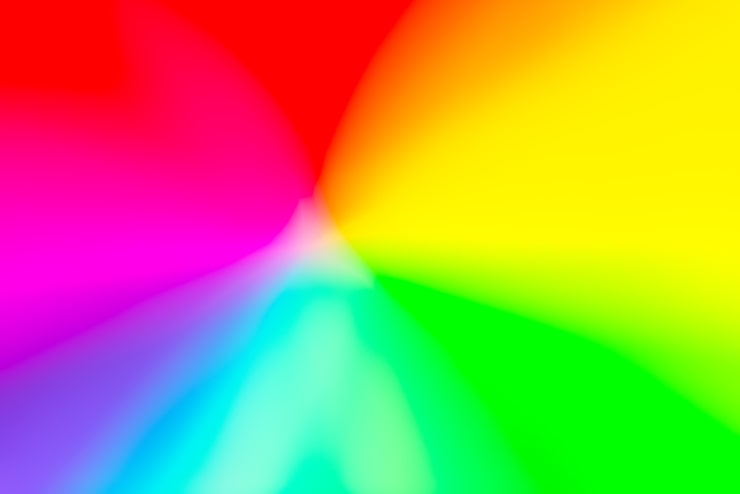
//> input picture 5.hafta/renkli.jpg, 740 x 494 px
$ ./gorev3   (built with g++ and OpenCV 4)
//> lines starting //> are read from the running program, lines starting //| are printed output that depends on the picture
#include <iostream>
#include <opencv2/opencv.hpp>
#include <cmath>

using namespace std;
using namespace cv;

Mat ozelGriDonustur(const Mat& resim) {
    Mat gri_ozel = Mat::zeros(resim.size(), CV_8UC1);
    for (int y = 0; y < resim.rows; y++) {
        for (int x = 0; x < resim.cols; x++) {
            Vec3b bgr = resim.at<Vec3b>(y, x);
            uchar b = bgr[0];
            uchar g = bgr[1];
            uchar r = bgr[2];

            uchar gri = saturate_cast<uchar>(0.299 * r + 0.587 * g + 0.114 * b);
            gri_ozel.at<uchar>(y, x) = gri;
        }
    }
    return gri_ozel;
}

int main() {
    Mat resim = imread("/Users/tapz/Desktop/renkli.jpg", IMREAD_COLOR);
//> resim is the input picture: 494 rows x 740 cols, CV_8UC3; mean B, G, R 81.9, 156.6, 175.2
    if (resim.empty()) {
        cout << "HATA" << endl;
        return -1;
    }

    Mat gri_opencv;
    cvtColor(resim, gri_opencv, COLOR_BGR2GRAY);
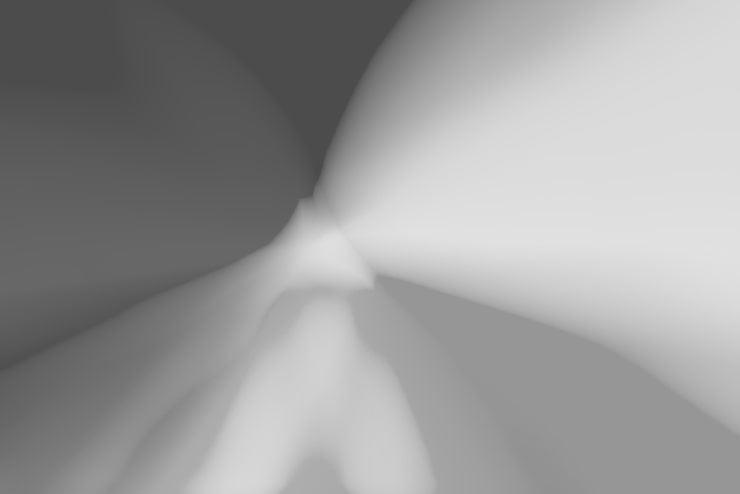
//> gri_opencv: 494 rows x 740 cols, CV_8UC1; min 74, max 225, mean 153.7

    Mat gri_ozel = ozelGriDonustur(resim);

    long long toplam_hata = 0;
    for (int y = 0; y < resim.rows; y++) {
        for (int x = 0; x < resim.cols; x++) {
            int fark = abs((int)gri_opencv.at<uchar>(y, x) - (int)gri_ozel.at<uchar>(y, x));
            toplam_hata += fark;
        }
    }
//> this loop made 494 passes
//> toplam_hata on passes 1 to 3: 0, 0, 0
//> after the loop, toplam_hata = 142

    imwrite("gri_opencv.jpg", gri_opencv);
    imwrite("gri_ozel.jpg", gri_ozel);

    cout << "Basarili!" << endl;
    cout << "Toplam Mutlak Fark (Hata Degeri): " << toplam_hata << endl;
//| Toplam Mutlak Fark (Hata Degeri): 142

    imshow("Orijinal Resim", resim);
    imshow("OpenCV Gri", gri_opencv);
    imshow("Ozel Fonksiyon Gri", gri_ozel);
    waitKey(0);

    return 0;
}

$ run again, with 5.hafta/5.haftagorev3.png saved as 5.hafta/renkli.jpg
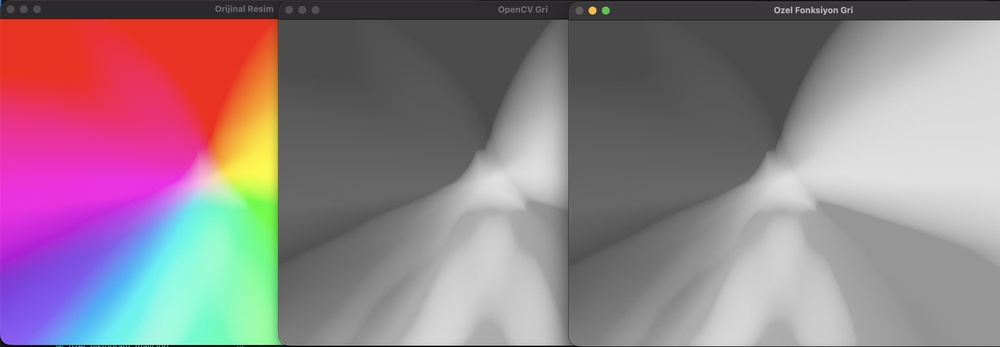
//> input picture 5.hafta/5.haftagorev3.png, 1000 x 347 px, shrunk from 3024 x 1050 before the run
//> resim is the input picture: 347 rows x 1000 cols, CV_8UC3; mean B, G, R 136.4, 127.9, 147
//> `cvtColor(resim, gri_opencv, COLOR_BGR2GRAY);`:
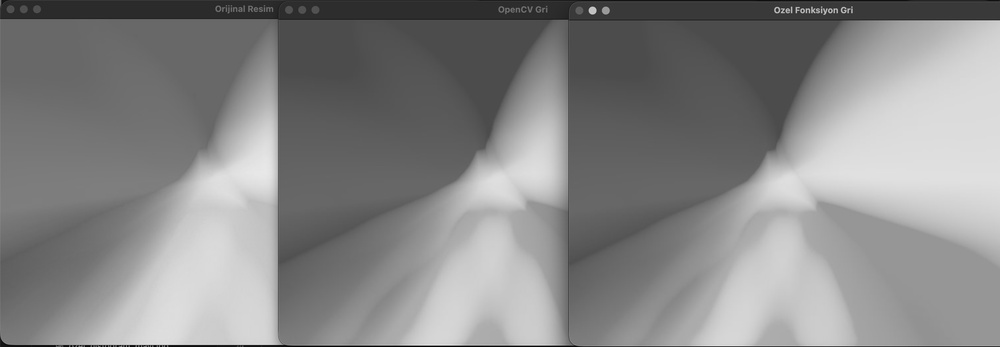
//> gri_opencv: 347 rows x 1000 cols, CV_8UC1; min 0, max 232, mean 134.6
//> after the loop `for (int y = 0; y < resim.rows; y++)`: toplam_hata = 0
//| Toplam Mutlak Fark (Hata Degeri): 0
